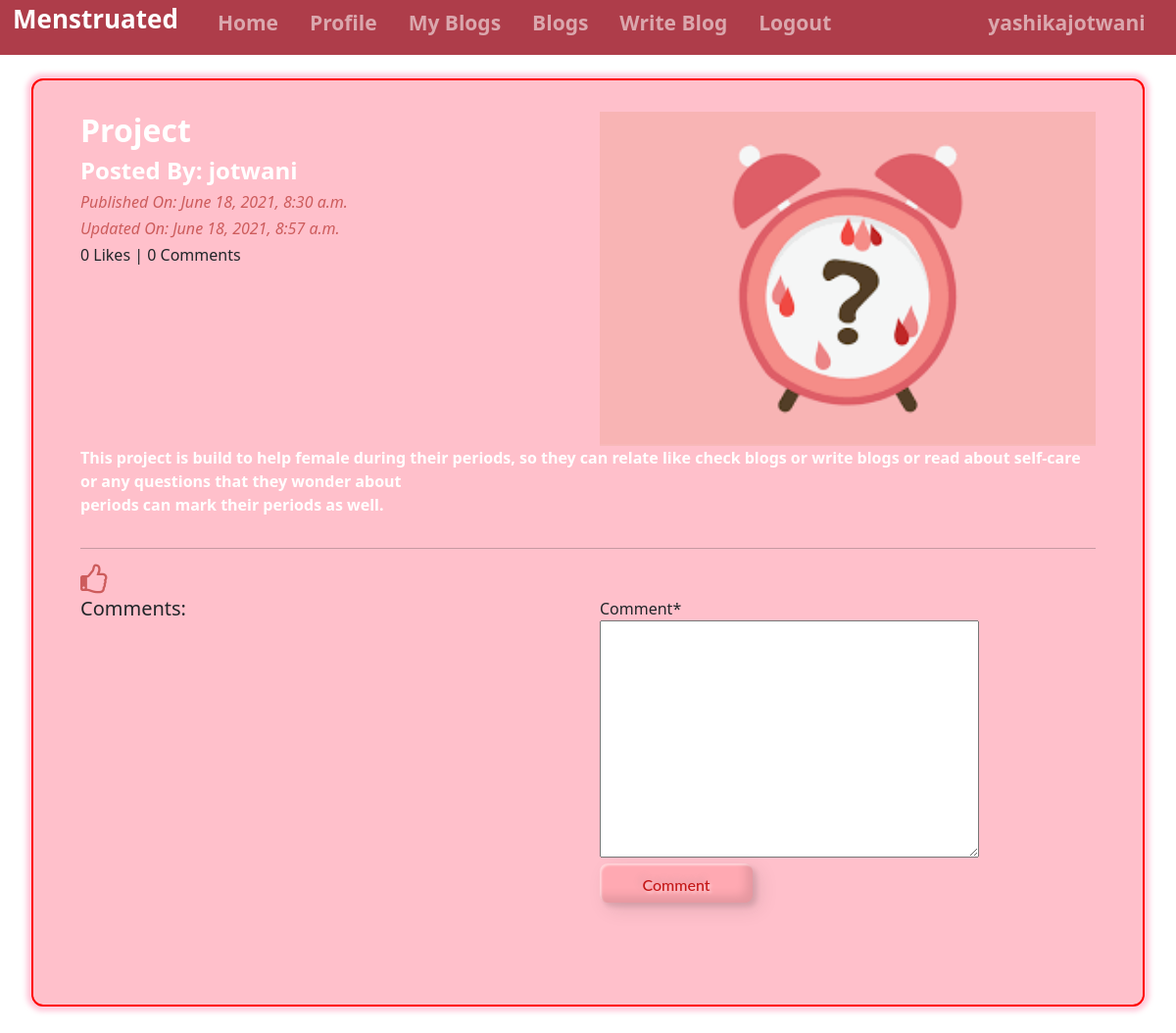
Page /blog/details/Project-1b06e379-2150-4c6f-89c2-5ccc5e421cc3 (signed in) on the committed database.
### App_Blog/models.py (models this page shows, shortened)
class Blog(models.Model):
    author = models.ForeignKey(User, on_delete=models.CASCADE,related_name='post_author')
    blog_title = models.CharField(max_length=264, verbose_name="Put a Title")
    slug = models.SlugField(max_length=264, unique=True)
    blog_content = models.TextField(verbose_name="What is on your mind?")
    blog_image = models.ImageField(upload_to='blog_images', verbose_name="Blog Image")
    public_date = models.DateTimeField(auto_now_add = True)
    update_date = models.DateTimeField(auto_now=True)
    class Meta:
        ordering =['-public_date']

### App_Blog/views.py (the view, shortened to what this page needs)
# urls.py: path('details/<slug:slug>',views.blog_details,name='blog_details'),
def blog_details(request,slug):
     blog = Blog.objects.get(slug=slug)
     comment_form = CommentForm()
     already_liked = Likes.objects.filter(blog=blog,user=request.user)
     if already_liked:
          liked=True
     else:
          liked=False
     return render(request,'App_Blog/blog_details.html', context={'blog':blog,'comment_form':comment_form,'liked':liked})

### App_Blog/forms.py
class CommentForm(forms.ModelForm):
    class Meta:
         model = Comment
         fields =('comment',)

### templates/App_Blog/blog_details.html (shortened to what this page needs)
{% extends 'Base.html' %}
{%  load crispy_forms_tags %}
{% block body_block %}
<div class="blogmore">
  <div class="row">
    <div class="col-sm-6">
    <h2>{{blog.blog_title}}</h2>
    <h4>Posted By: {{blog.author}}</h4>
    <i> <h6> Published On: {{blog.public_date}} </h6></i>
    <i> <h6> Updated On: {{blog.update_date}} </h6></i>
    <h6>{{ blog.liked_blog.count }} Likes | {{ blog.blog_comment.count }} Comments</h6>
    </div>
    <div class="col-sm-6">
    <img src="/media/{{blog.blog_image}}" width="100%">
    </div>
    {{blog.blog_content | linebreaks }}
    </div>
    <hr>
    {%  if not liked %}
    <a href="{%  url 'App_Blog:liked_post' pk=blog.pk %}">
    <i class="fa fa-thumbs-o-up fa-2x"></i>
    </a>
    {% else %}
    <a href="{%  url 'App_Blog:unliked_post' pk=blog.pk %}">
    <i class="fa fa-thumbs-o-down fa-2x"></i>
    </a>
    {% endif %}
    <div class="row">
    <div class="col-sm-6">
    <h5>Comments:</h5>
    </div>
    <div class="col-sm-6">
        <form method="post">
          {{ comment_form | crispy   }}
          <button type="submit" class="custom-btn btn-2">Comment</button>
        </form>
    </div>
    </div>
    <br><br><br>
</div>
{% endblock %}

### templates/Base.html (shortened to what this page needs)
<!DOCTYPE html>
{% load static %}
<html lang="en">
<head>
    <link href="https://cdn.jsdelivr.net/npm/bootstrap@5.0.1/dist/css/bootstrap.min.css" rel="stylesheet"
>
    <link rel="stylesheet" type="" href="https://maxcdn.bootstrapcdn.com/font-awesome/4.6.3/css/font-awesome.min.css">
    <link href="{% static 'css/base.css' %}" rel="stylesheet" />
</head>
<body>
    <nav class="navbar navbar-expand-sm bg-dark navbar-dark">
        <ul class="navbar-nav">
            <li class="nav-item active">
            </li>
            <li class="nav-item active" id="mainname" style="align-items: center;
            margin: 0rem 8px;
            font-size: 26px;
            color: white;
            font-weight: bold;
            margin-right: 1rem;">Menstruated</li>
            <li class="nav-item active">
                <a class="nav-link" href="{% url 'index' %}">Home</a>
            </li>
            {% if user.is_authenticated %}
            <li class="nav-item active">
                <a class="nav-link" href="{% url 'App_Login:profile' %}">Profile</a>
            </li>
            <li class="nav-item active">
                <a class="nav-link" href="{% url 'App_Blog:my_blogs' %}">My Blogs</a>
            </li>
            <li class="nav-item active">
                <a class="nav-link" href="{% url 'App_Blog:blog_list' %}">Blogs</a>
            <li class="nav-item active">
                    <a class="nav-link" href="{% url 'App_Blog:create_blog' %}">Write Blog</a>
            </li>
            <li class="nav-item active">
                <a class="nav-link" href="{% url 'App_Login:logout' %}">Logout</a>
            </li>
            </li>
            <li>
                <a class="nav-link" style="margin-left: 9rem;" href=""> {{ user.username }}</a>
            {% endif %}
        </ul>
    </nav>
    <div class="containermain">
        <div class="main">
            {% block body_block %}
            {% endblock %}
        </div>
    </div>
</body>
</html>

### static/css/base.css (style rules this page uses)
* { margin: 0; padding: 0; box-sizing: border-box; }
html { scroll-behavior: smooth; }
body { font-family: 'Segoe UI', Tahoma, Geneva, Verdana, sans-serif; }
.navbar { margin-top: 0.5rem; margin-bottom: 0.5rem; }
.navbar a { text-decoration: none; margin-left: 1rem; color: whitesmoke; font-size: 21px; font-weight: bold; }
.custom-btn { width: 156px; height: 40px; color: #fff; border-radius: 8px; padding: 10px 25px; font-family: 'Lato', sans-serif; font-weight: 500; font-size: 16px; background: transparent; cursor: pointer; transition: all 0.3s ease; position: relative; display: inline-block; box-shadow: inset 2px 2px 2px 0px rgba(255,255,255,.5), inset -7px -7px 10px 0px rgba(0,0,0,.1),7px 7px 20px 0px rgba(0,0,0,.1), 4px 4px 5px 0px rgba(0,0,0,.1); text-shadow: 2px 2px 3px rgba(255,255,255,.5), -4px -4px 6px rgba(116, 125, 136, .2); outline: none; }
.btn-2 { background-color: #ffa9b2; color: #c41717; border: none; }
.btn-2:before { height: 0%; width: 2px; }
.navbar { margin-top: -0.5rem !important; margin-bottom: -0.5rem !important; }
.bg-dark { background-color: #ab3643f5 !important; }
.blogmore { margin: 2rem; background: pink; padding: 2rem 3rem; border: 2px solid red; border-radius: 12px; box-shadow: 0 0 5px 5px rgb(255 112 158 / 36%); }
.blogmore h2,h4,p { color: white; font-weight: bold; }
.blogmore i { color: indianred; }

### rows in the picture
Blog: blog_title "Project", author "jotwani", public_date "June 18, 2021, 8:30 a.m.", update_date "June 18, 2021, 8:57 a.m.", liked_blog.count "0", blog_comment.count "0", blog_image (picture), blog_content "This project is build to help female during their periods, so they can relate like check blogs or write blogs or read about self-care or any questions that they wonder about periods can mark their periods as well."

### other values in the picture
{{ user.username }} "yashikajotwani"
